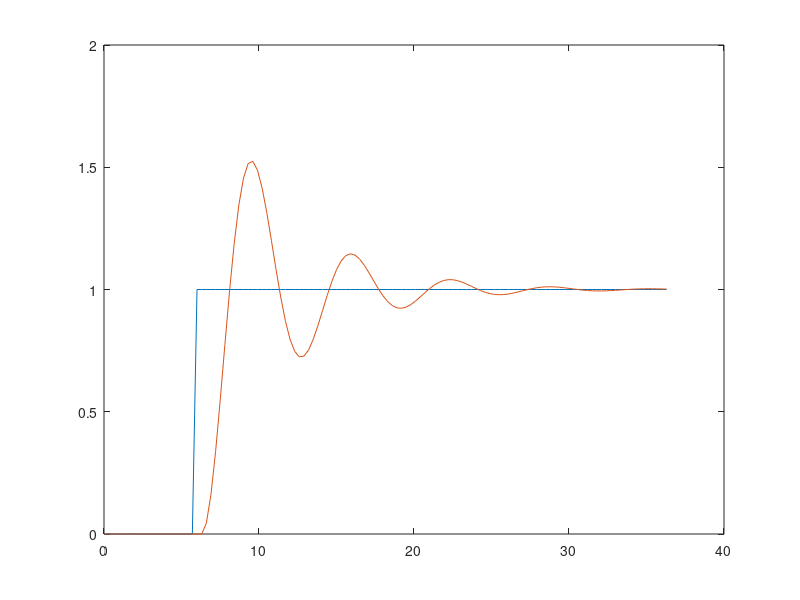
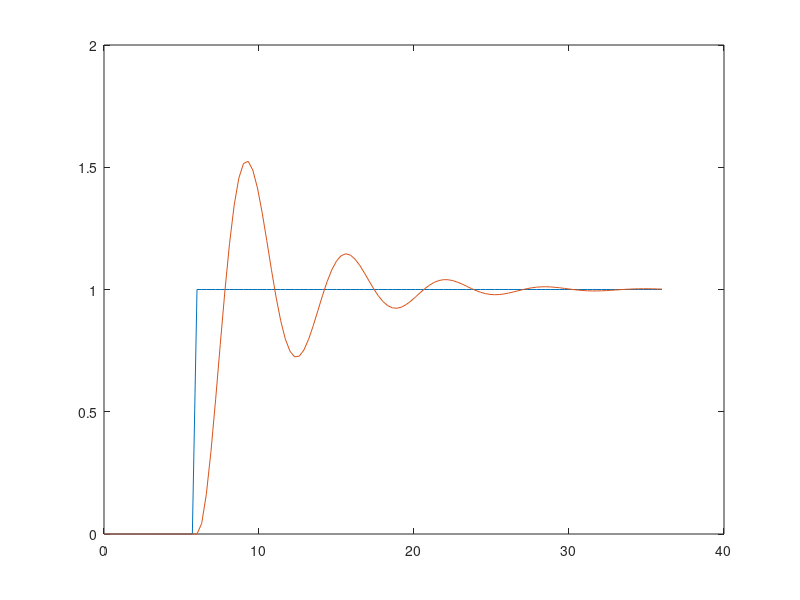

MATLAB code to generate these figures, in order:
close all
time = 0:0.1:10;
wn = 1;
sig = 0.2;
out =  1 -exp(-wn*sig*time) * sin(wn*sqrt(1 - sig^2));
% plot(time, out);
index = 20;
s = tf('s');
sys = wn^2 / (s^2 + 2*sig*wn*s + wn^2);
[output, time] = step(sys);

sizeOut = length(output);
interval = time(2);
buffer = 0:interval:index*interval;

totalSize = length(buffer) + sizeOut;

stepOut = zeros(1, totalSize);
stepOut(index + 1:end) = 1;

totalTime = [buffer time' + buffer(end) + interval];

respOut = [zeros(1, index + 1) output'];

plot(totalTime, stepOut);
hold on
plot(totalTime, respOut);

figure


% New approach

sizeInp = length(output);

stepResp = ones(1, sizeInp);

formOut = [stepResp; output'];

translateOut = zeros(2, index);

compOut = [translateOut formOut];

transTime = [0:interval:(index - 1)*interval time' + interval*index];


plot(transTime, compOut(1, :));
hold on
plot(transTime, compOut(2, :));

figure

OUTPUT = [transTime ; compOut];









% % for kp = 0.1:0.1:0.8
% for inc = 2:xLen
%     outStep(inc) = stepFunct(inc) + kp*outStep(inc - 1);
% end
% outStep  = outStep * 1/(outStep(end));
% plot(stepFunct);
% hold on
% plot(outStep);
% % figure
% % end